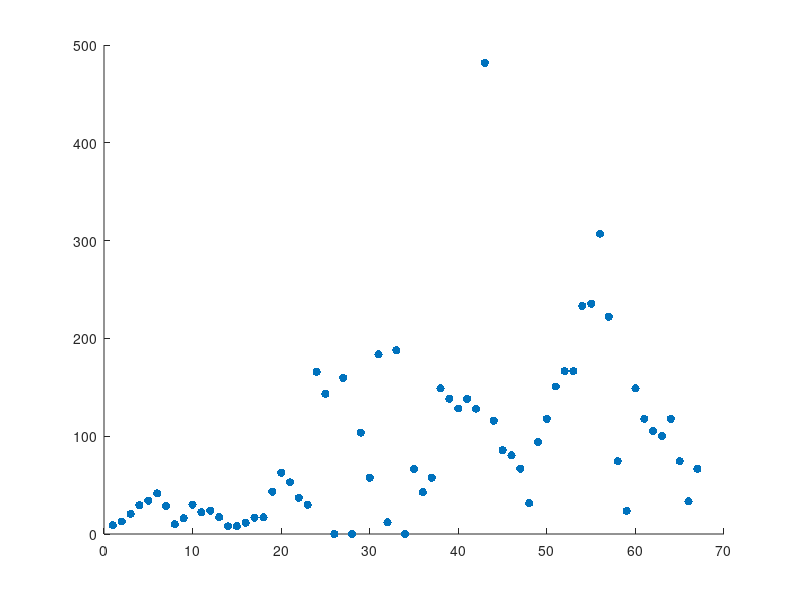

Recreate this plot in MATLAB. (Note: this script raises an error after producing the figure.)
% File to plot the results
clear all;
close all;

%% -------------------------------- SET 1 ---------------------------------
% Estimated Positions:
    % Bat 
%     X1 = [111,111,111,112,113,113,112,110,108,106,104,103,102,101,101,102,102,103,105,105,106];
%     Y1 = [151,153,159,164,168,173,175,175,174,169,163,154,148,143,143,145,152,158,164,171,174];

%     % Inverse Y to get the right direction (---> 240-Y1)
%     X1 = [111,111,111,112,113,113,112,110,108,106,104,103,102,101,101,102,102,103,105,105,106];
%     Y1 = [89,87,81,76,72,67,65,65,66,71,77,86,92,97,97,95,88,82,76,69,66];
    
%     % Ball 
%     X1 = [145,143,143,140,138,137,136,134,133,133,131,133,132,132,132,135,134,137,137,134,137];
%     Y1 = [55, 40,29,23,21,23,29,40,56,77,102,130,100,74,52,34,21,12,8,9,12];
    
    % Inverse Y to get the right direction (---> 240-Y1)
%     X1 = [145,143,143,140,138,137,136,134,133,133,131,133,132,132,132,135,134,137,137,134,137];
%     Y1 = [185, 200,211,217,219,217,211,200,184,163,138,110,140,166,188,206,219,228,232,231,228];

% % Real Positions:
%     % Bat 
%     X2 = [111,113,113,115,115,113,111,109,107,105,103,103,103,103,103,105,105,105,105,107];
%     Y2 = [149,153,159,163,167,171,171,169,165,159,151,143,139,139,141,147,153,161,165,169];

    % Inverse Y to get the right direction (---> 240-Y1)
%     X2 = [111,111,113,113,115,115,113,111,109,107,105,103,103,103,103,103,105,105,105,105,107];
%     Y2 = [93,91,87,81,77,73,69,69,71,75,81,89,97,101,101,99,93,87,79,75,71];    
    
%     % Ball 
%     X2 = [143,142,141,140,140,139,137,136,134,133,131,131,132,131,133,134,135,135,135,136,136];
%     Y2 = [55,42,31,24,21,23,30,42,59,81,112,135,105,79,55,36,22,13,9,9,13];

    % Inverse Y to get the right direction (---> 240-Y1)
%     X2 = [143,142,141,140,140,139,137,136,134,133,131,131,132,131,133,134,135,135,135,136,136];
%     Y2 = [185,198,209,216,219,217,210,198,181,159,128,105,135,161,185,204,218,227,231,231,227];




%% -------------------------------- SET 2 ---------------------------------
% Estimated Positions:
    % Bat 
%     X1 = [ 152, 153, 151, 152, 154, 155, 154, 153, 152, 154, 155, 155, 156, 157, 157, 157, 156, ...
%            156, 156, 156, 161, 164, 164, 165, 181, 193, 193, 190, 190, 198, 203, 218, 218, 231, ...
%            231, 226, 227, 228, 219, 221, 223, 226, 229, 224, 226, 228, 228, 227, 226, 222, 218, ...
%            213, 208, 203, 196, 190, 183, 178, 179, 179, 185, 182, 184, 187, 192, 191, 192, 194];
%     Y1 = [ 176, 177, 177, 174, 170, 165, 159, 155, 154, 155, 159, 162, 165, 167, 168, 167, 166, ...
%            164, 162, 157, 152, 147, 143, 140, 146, 154, 154, 169, 169, 174, 175, 170, 171, 163, ...
%            163, 164, 161, 157, 152, 143, 135, 127, 120, 93, 87, 83, 79, 76, 75, 75, 78, 82, 87, ...
%            92, 99, 107, 118, 126, 129, 128, 126, 122, 118, 115, 115, 112, 113, 115];

    % Inverse Y to get the right direction (---> 240-Y1)
    X1 = [ 152, 153, 151, 152, 154, 155, 154, 153, 152, 154, 155, 155, 156, 157, 157, 157, 156, ...
           156, 156, 156, 161, 164, 164, 165, 181, 193, 193, 190, 190, 198, 203, 218, 218, 231, ...
           231, 226, 227, 228, 219, 221, 223, 226, 229, 224, 226, 228, 228, 227, 226, 222, 218, ...
           213, 208, 203, 196, 190, 183, 178, 179, 179, 185, 182, 184, 187, 192, 191, 192, 194];
    Y1 = [ 64, 63, 63, 66, 70, 75, 81, 85, 86, 85, 81, 78, 75, 73, 72, 73, 74, 76, 78, 83, 88, ...
           93, 97, 100, 94, 86, 86, 71, 71, 66, 65, 70, 69, 77, 77, 76, 79, 83, 88, 97, 105, 113,...
           120, 147, 153, 157, 161, 164, 165, 165, 162, 158, 153, 148, 141, 133, 122, 114, 111, ...
           112, 114, 118, 122, 125, 125, 128, 127, 125];
    
%     % Ball 
%     X1 = [141, 141, 142, 142, 143, 144, 143, 143, 143, 143, 143, 143, ...
%          143, 143, 143, 143, 143, 143, 144, 144, 144, 145, 146, 146, ...
%          147, 147, 148, 148, 148, 149, 149, 150, 151, 161, 158, 161, ...
%          164, 165, 167, 166, 169, 167, 162, 163, 165, 167, 176, 182, ...
%          175, 176, 178, 180, 182, 183, 185, 186, 177, 158, 158, 158, ...
%          158, 158, 158, 158, 158, 158, 158, 158];
%     Y1 = [28, 42, 61, 85, 114, 142, 116, 92, 72, 57, 46, 40, 38, 40, 47,...
%           57, 71, 88, 108, 131, 128, 108, 91, 78, 69, 63, 61, 61, 65, ...
%           71, 80, 91, 104, 122, 126, 124, 123, 122, 123, 122, 119, 116, ...
%           113, 109, 100, 92, 85, 82, 79, 78, 79, 82, 86, 92, 99, 107, ...
%           117, 129, 129, 129, 129, 129, 129, 129, 129, 129, 129, 129];
    
    % Inverse Y to get the right direction (---> 240-Y1)
% % % %     X1 = [141, 141, 142, 142, 143, 144, 143, 143, 143, 143, 143, 143, ...
% % % %          143, 143, 143, 143, 143, 143, 144, 144, 144, 145, 146, 146, ...
% % % %          147, 147, 148, 148, 148, 149, 149, 150, 151, 161, 158, 161, ...
% % % %          164, 165, 167, 166, 169, 167, 162, 163, 165, 167, 176, 182, ...
% % % %          175, 176, 178, 180, 182, 183, 185, 186, 177, 158, 158, 158, ...
% % % %          158, 158, 158, 158, 158, 158, 158, 158];
% % % %     Y1 = [212,198,179,155,126,98,124,148,168,183,194,200,202,200,193,...
% % % %           183,169,152,132,109,112,132,149,162,171,177,179,179,175,169,...
% % % %           160,149,136,118,114,116,117,118,117,118,121,124,127,131,140,...
% % % %           148,155,158,161,162,161,158,154,148,141,133,123,111,111,111,...
% % % %           111,111,111,111,111,111,111,111];

% % Real Positions:
    % Bat 
%     X2 = [146,145,144,143,142,143,144,143,144,145,146,148,148,149,149,...
%           149,149,148,147,146,147,148,153,157,161,167,175,184,188,193,...
%           197,204,206,201,209,212,215,217,219,221,222,225,229,228,227,...
%           229,228,227,225,222,218,213,208,202,197,190,182,178,178,179,...
%           181,182,184,186,189,191,192,194];
% 
% Y2 = [169,170,169,168,164,157,151,147,147,149,152,156,159,161,162,162,...
%       161,159,156,152,147,141,137,136,137,143,151,159,166,172,174,175,...
%       176,174,171,168,164,159,151,142,132,123,117,97,87,83,79,76,74,76,...
%       78,82,86,92,99,107,117,125,130,128,125,122,118,115,113,114,114,115];
  
    % Inverse Y to get the right direction (---> 240-Y2)
%     X2 = [146,145,144,143,142,143,144,143,144,145,146,148,148,149,149,...
%           149,149,148,147,146,147,148,153,157,161,167,175,184,188,193,...
%           197,204,206,201,209,212,215,217,219,221,222,225,229,228,227,...
%           229,228,227,225,222,218,213,208,202,197,190,182,178,178,179,...
%           181,182,184,186,189,191,192,194];
%     Y2 = [71, 70, 71, 72, 76, 83, 89, 93, 93, 91, 88, 84, 81, 79, 78, ...
%           78, 79, 81, 84, 88, 93, 99, 103, 104, 103, 97, 89, 81, 74, ...
%           68, 66, 65, 64, 66, 69, 72, 76, 81, 89, 98, 108, 117, 123, ... 
%           143, 153, 157, 161, 164, 166, 164, 162, 158, 154, 148, 141, ...
%           133, 123, 115, 110, 112, 115, 118, 122, 125,127,126,126, 125];
%     % Ball 
%     X2 = [140,140,141,142,142,143,142,143,142,142,142,142,142,142,142,142,... 
%           142,143,143,143,144,144,145,145,146,145,147,147,148,148,149,... 
%           149,149,150,149,148,152,154,156,156,159,160,161,161,163,166,... 
%           169,171,173,175,177,179,181,182,184,184,172,152,138,114,98,... 
%           78,60,46,21,10,0,0];
%     Y2 = [30,43,61,85,115,144,116,91,72,58,48,41,40,42,48,57,71,88,108,... 
%           132,128,107,91,78,70,59,62,62,66,72,80,91,104,118,131,130,131,... 
%           130,128,126,123,120,115,107,100,92,85,82,79,79,80,83,87,92,99,... 
%           107,119,132,143,161,156,152,151,152,155,157,0,0];

    % Inverse Y to get the right direction (---> 240-Y2)
%     X2 = [140,140,141,142,142,143,142,143,142,142,142,142,142,142,142,142,... 
%           142,143,143,143,144,144,145,145,146,145,147,147,148,148,149,... 
%           149,149,150,149,148,152,154,156,156,159,160,161,161,163,166,... 
%           169,171,173,175,177,179,181,182,184,184,172,152,138,114,98,... 
%           78,60,46,21,10,0,0];
%     Y2 = [210,197,179,155,125,96,124,149,168,182,192,199,200,198,192,...
%           183,169,152,132,108,112,133,149,162,170,181,178,178,174,168,...
%           160,149,136,122,109,110,109,110,112,114,117,120,125,133,140,...
%           148,155,158,161,161,160,157,153,148,141,133,121,108,97,79,84,...
%           88,89,88,85,83,240,240];


      



x = zeros(1,67);%21
Vx = zeros(1,67);%21
Vy = zeros(1,67);%21
imageSpeed = zeros(1,67);%21
speed = zeros(1,67);

for m = 1:67 %68   
    x(1,m) = m;
end


for n = 1:67
    if n<50 
        Vx(n) = (X1(n+1)-X1(n))*(68.47/((-1009*(n+1) / 980) + 69.5));
        Vy(n) = (Y1(n+1)-Y1(n))*(68.47/((-1009*(n+1) / 980) + 69.5));
        speed(n) = sqrt(double((Vx(n))^2+(Vy(n))^2)) * 0.248 * 25;
    else
        Vx(n) = (X1(n+1)-X1(n))*(68.47/((-1009*(50) / 980) + 69.5));
        Vy(n) = (Y1(n+1)-Y1(n))*(68.47/((-1009*(50) / 980) + 69.5));
        speed(n) = sqrt(double((Vx(n))^2+(Vy(n))^2)) * 0.248 * 25;
    end
    imageSpeed(n) = sqrt(double((X1(n+1)-X1(n))^2 + (Y1(n+1)-Y1(n))^2));
end

hold on;
% s1 = scatter3(x,(X1),(Y1),'filled','g');
% % s1.MarkerEdgeColor = 'b';
% s1.MarkerEdgeColor = 'g';
% s2 = scatter3(x,(X2),(Y2),'filled','m');
% % s2.MarkerEdgeColor = 'r';
% s2.MarkerEdgeColor = 'm';
% s3 = scatter(x,Vx,'filled','r');
% s3.MarkerEdgeColor = 'r';
s4 = scatter(x,speed,'filled','r');
s4.MarkerEdgeColor = 'r';
% % % % s5 = scatter(x,Vx,'filled','r');
% % % % s5.MarkerEdgeColor = 'r';
view(-30,10);


% Pick your axes HERE             <------ 2
% title('Bat Trajectory');
% title('Ball Trajectory');
% title('Bat Velocity Vy');
title('Ball 3D Speed');
% title('Ball Velocity Vx');
% title('Ball Velocity Vy');
xlabel('Frame ID (time)') ;
ylabel('Speed  -  (cm/sec)') ;
% ylabel('X coordinates   -   (nb of pixels)') ;
% zlabel('Y coordinates   -   (nb of pixels)') ;

% Choose your Xmin & Xmax HERE    <------ 3
% % Bat
% xMin = 1;
% xMax = 68;
% xlim([xMin xMax]);
% yMin = 120;
% yMax = 250;
% ylim([yMin yMax]);
% zMin = 50;
% zMax = 180;
% zlim([zMin zMax]);

xMin = 1;
xMax = 67;
xlim([xMin xMax]);
yMin = 0;
yMax = 700;
% yMax = 2400;
ylim([yMin yMax]);


% % Ball
% xMin = 1;
% xMax = 68;
% xlim([xMin xMax]);
% yMin = 0;
% yMax = 200;
% ylim([yMin yMax]);
% zMin = 50;
% zMax = 230;
% zlim([zMin zMax]);

% for i = 1:(length(X1)-1)
%     x1 = x(i);
%     y1 = (X1(i));
%     z1 = (Y1(i));
%     x2 = x(i+1);
%     y2 = (X1(i+1));
%     z2 = (Y1(i+1));
% %     plot([x1,x2], [y1, y2], 'b-', 'LineWidth', 2);
% %     plot3([x1,x2], [y1, y2],[z1, z2], 'b-', 'LineWidth', 2);
%     plot3([x1,x2], [y1, y2],[z1, z2], 'g-', 'LineWidth', 2);
%     set(gca,'FontSize',20)
% end

% for i = 1:(length(X2)-1)
%     x1 = x(i);
%     y1 = (X2(i));
%     z1 = (Y2(i));
%     x2 = x(i+1);
%     y2 = (X2(i+1));
%     z2 = (Y2(i+1));
% %     plot([x1,x2], [y1, y2], 'r-', 'LineWidth', 2);
% %     plot3([x1,x2], [y1, y2],[z1, z2], 'r-', 'LineWidth', 2);
%     plot3([x1,x2], [y1, y2],[z1, z2], 'm-', 'LineWidth', 2);
%     set(gca,'FontSize',20)
% end

for i = 1:(length(Vx)-1)
    x1 = x(i);
%     y1 = (Vx(i));
%     y1 = (Vy(i));
    y1 = speed(i);
    x2 = x(i+1);
%     y2 = (Vx(i+1));
%     y2 = (Vy(i+1));
    y2 = speed(i+1);
    plot([x1,x2], [y1, y2], 'r-', 'LineWidth', 2);
%     plot([x1,x2], [y1, y2], 'r-', 'LineWidth', 2);
    set(gca,'FontSize',20)
end